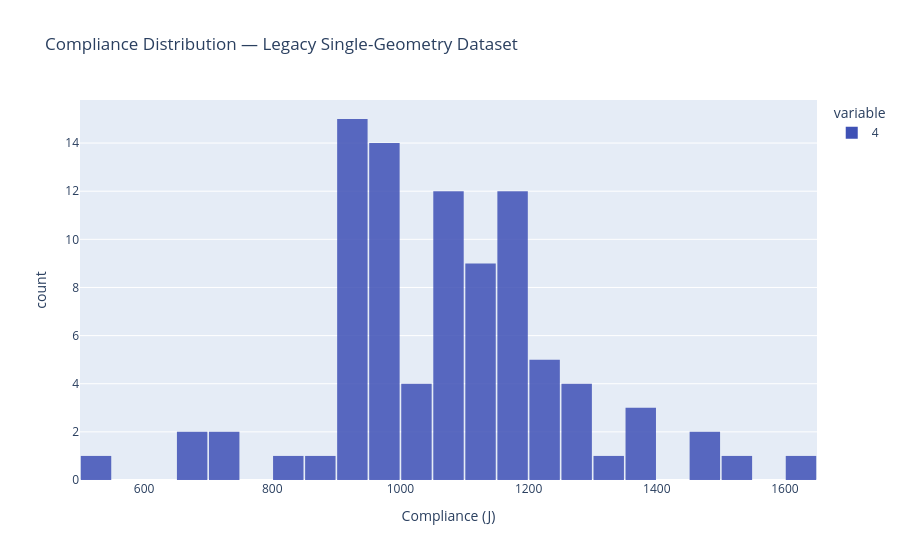
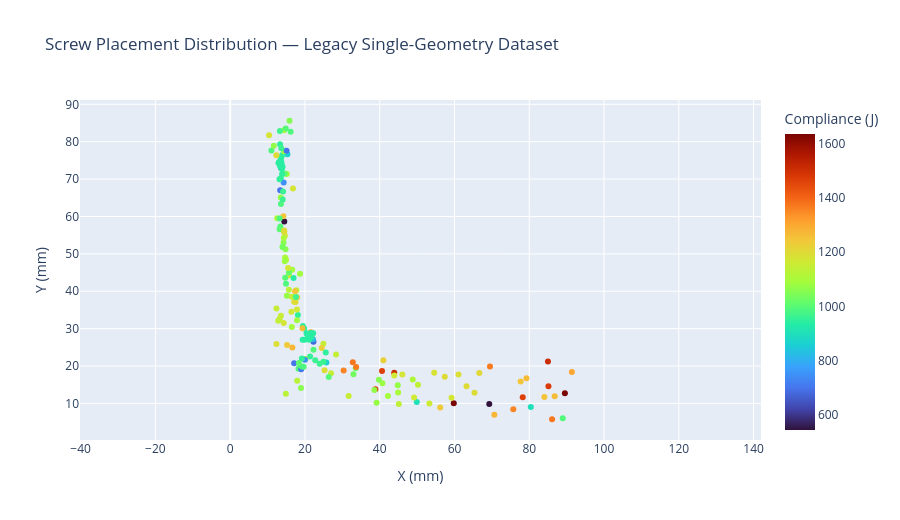

The code cell stored with these charts, in order, in its notebook:
### Markdown cell above
**What this shows:**
- **Stacked Bar Chart**: Visual breakdown of sample counts by geometry and load case
- **Color Coding**: Each color represents a different load case
- **Purpose**: Quickly see which geometry/load combinations have the most training data (important for understanding model generalization)

### Code cell
legacy_path = RESULTS_DIR / "pinn_training_data.csv"
legacy_hist = plot_dataset_histogram(legacy_path, "Legacy Single-Geometry Dataset")
legacy_hist.show()
legacy_scatter = plot_dataset_scatter(legacy_path, "Legacy Single-Geometry Dataset")
legacy_scatter.show()

### Figure 1 — Plotly figure (JSON) as saved in the notebook; plotly's stock layout.template omitted (floating-point values rounded to 4 significant figures)
{"data": [{"bingroup": "x", "hovertemplate": "variable=4<br>Compliance (J)=%{x}<br>count=%{y}<extra></extra>", "legendgroup": "4", "marker": {"color": "#3f51b5", "opacity": 0.85, "pattern": {"shape": ""}}, "name": "4", "nbinsx": 25, "orientation": "v", "showlegend": true, "type": "histogram", "x": [1509.0, 943.3, 1029.0, 939.6, 1073.0, 1158.0, 1135.0, 544.6, 988.3, 865.3, 953.6, 700.7, 1185.0, 1060.0, 681.9, 1476.0, 945.0, 993.3, 827.5, 1078.0, 1149.0, 1264.0, 1126.0, 699.2, 1304.0, 1152.0, 1090.0, 748.0, 901.5, 1165.0, 938.3, 962.2, 1148.0, 1177.0, 1089.0, 986.2, 942.0, 1188.0, 1467.0, 1246.0, 1176.0, 1070.0, 1014.0, 1251.0, 939.9, 951.9, 1190.0, 939.6, 1224.0, 1107.0, 1238.0, 1266.0, 1275.0, 1356.0, 950.2, 939.6, 939.7, 1097.0, 940.4, 1166.0, 1198.0, 1079.0, 1370.0, 1004.0, 999.1, 948.3, 1139.0, 988.1, 1057.0, 1142.0, 1636.0, 1376.0, 1205.0, 1107.0, 940.1, 989.5, 1196.0, 1200.0, 1054.0, 1034.0, 971.2, 1086.0, 965.1, 1170.0, 1073.0, 963.1, 940.4, 1128.0, 998.5, 939.4], "xaxis": "x", "yaxis": "y"}], "layout": {"bargap": 0.05, "barmode": "relative", "legend": {"title": {"text": "variable"}, "tracegroupgap": 0}, "title": {"text": "Compliance Distribution — Legacy Single-Geometry Dataset"}, "xaxis": {"anchor": "y", "domain": [0, 1], "title": {"text": "Compliance (J)"}}, "yaxis": {"anchor": "x", "domain": [0, 1], "title": {"text": "count"}}}}

### Figure 2 — Plotly figure (JSON) as saved in the notebook; plotly's stock layout.template omitted (floating-point values rounded to 4 significant figures; data arrays with more than 128 entries replaced by an {"elided": "..."} marker saying what was removed)
{"data": [{"hovertemplate": "X (mm)=%{x}<br>Y (mm)=%{y}<br>Compliance (J)=%{marker.color}<extra></extra>", "legendgroup": "", "marker": {"color": {"elided": "180 float values"}, "coloraxis": "coloraxis", "symbol": "circle"}, "mode": "markers", "name": "", "orientation": "v", "showlegend": false, "type": "scatter", "x": {"elided": "180 float values"}, "xaxis": "x", "y": {"elided": "180 float values"}, "yaxis": "y"}], "layout": {"coloraxis": {"colorbar": {"title": {"text": "Compliance (J)"}}, "colorscale": [[0, "#30123b"], [0.07143, "#4145ab"], [0.1429, "#4675ed"], [0.2143, "#39a2fc"], [0.2857, "#1bcfd4"], [0.3571, "#24eca6"], [0.4286, "#61fc6c"], [0.5, "#a4fc3b"], [0.5714, "#d1e834"], [0.6429, "#f3c63a"], [0.7143, "#fe9b2d"], [0.7857, "#f36315"], [0.8571, "#d93806"], [0.9286, "#b11901"], [1, "#7a0402"]]}, "height": 520, "legend": {"tracegroupgap": 0}, "title": {"text": "Screw Placement Distribution — Legacy Single-Geometry Dataset"}, "xaxis": {"anchor": "y", "domain": [0, 1], "scaleanchor": "y", "scaleratio": 1, "title": {"text": "X (mm)"}}, "yaxis": {"anchor": "x", "domain": [0, 1], "title": {"text": "Y (mm)"}}}}
